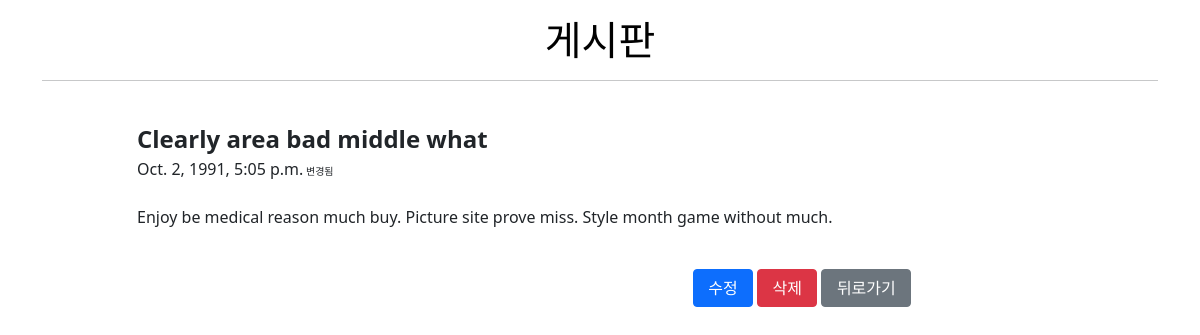
The page /articles/5/ on the database its author committed.
### articles/models.py (models this page shows)
class Article(models.Model):
    title = models.CharField(max_length=28)
    content = models.TextField()
    created_at = models.DateTimeField(auto_now_add=True)
    updated_at = models.DateTimeField(auto_now=True)

### articles/views.py (the view)
# urls.py: path('<int:pk>/', views.detail, name='detail'),
def detail(request, pk):
    article = Article.objects.get(pk=pk)
    context = {
        'article': article,
    }
    return render(request, 'articles/detail.html', context)

### articles/templates/articles/detail.html (shortened to what this page needs)
{% extends 'base.html' %}
{% block content %}
<h1 class="my-3"><a href="{% url 'articles:index' %}">게시판</a></h1>
<hr><br>
<div class="row">
  <div class="offset-1 col-10">
    <b class="fs-4">{{ article.title }}</b>
    <br>
    {{ article.updated_at }}<span style="font-size: 10px;"> 변경됨</span>
  </div>
  <div class="offset-1 col-10 mt-4">
    <p>{{ article.content }}</p>
  </div>
</div>
<div class="my-4 offset-7 col-4">
  <form class="d-inline" action="{% url 'articles:edit' article.pk %}" method="POST">
    <button class="btn btn-primary btn-w-1">수정</button>
  </form>
  <form class="d-inline" action="{% url 'articles:delete' article.pk %}" method="POST">
    <button class="btn btn-danger btn-w-1" onclick="return confirm('정말로 삭제하시겠습니까?')">삭제</button>
  </form>
  <a class="btn btn-secondary btn-w-2" href="{% url 'articles:index' %}">뒤로가기</a>
</div>
{% endblock content %}

### templates/base.html (style rules this page uses)
h1 { text-align: center; }
a { text-decoration: none; color: black; }
.btn-w-1 { width: 60px; }
.btn-w-2 { width: 90px; }

### rows shown on the page
Article: title "Clearly area bad middle what", updated_at "Oct. 2, 1991, 5:05 p.m.", content "Enjoy be medical reason much buy. Picture site prove miss. Style month game without much."
